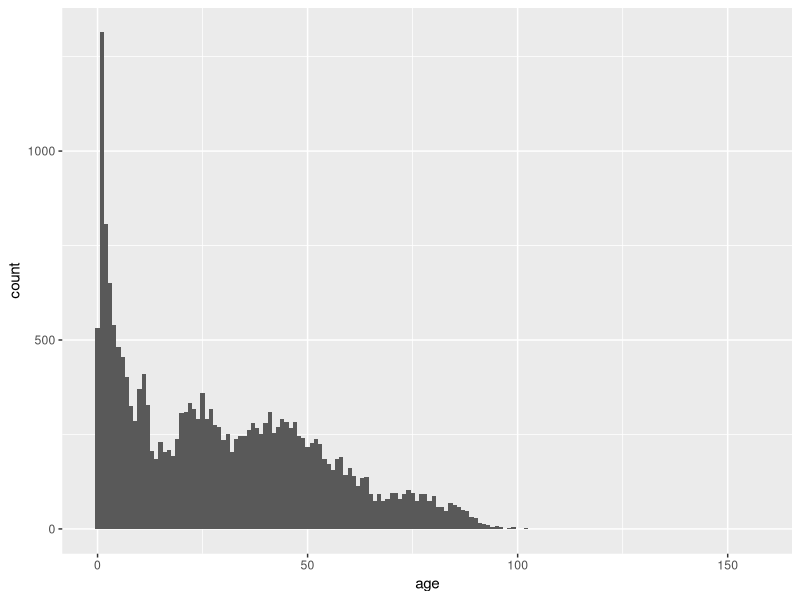
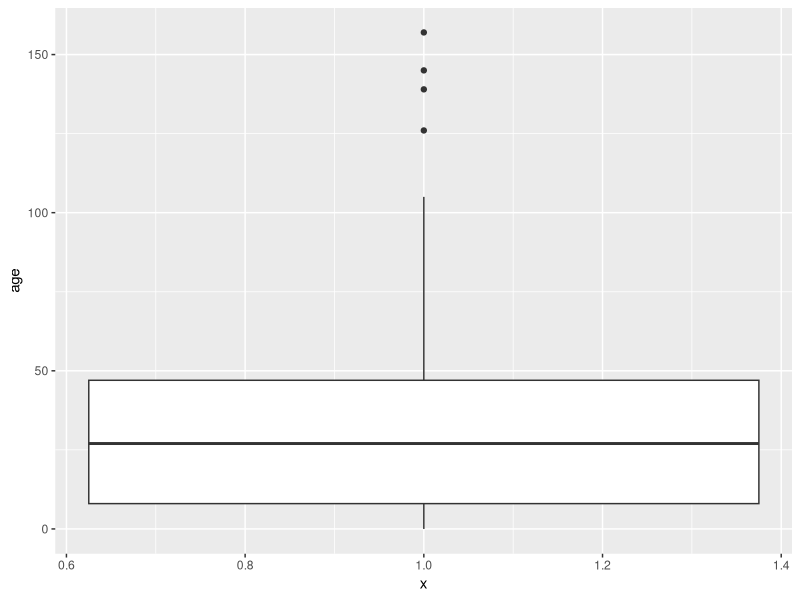
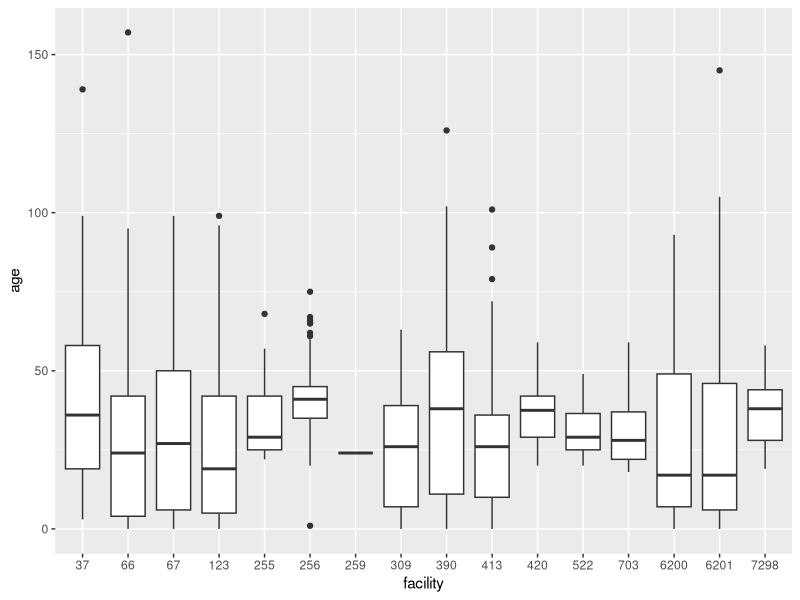
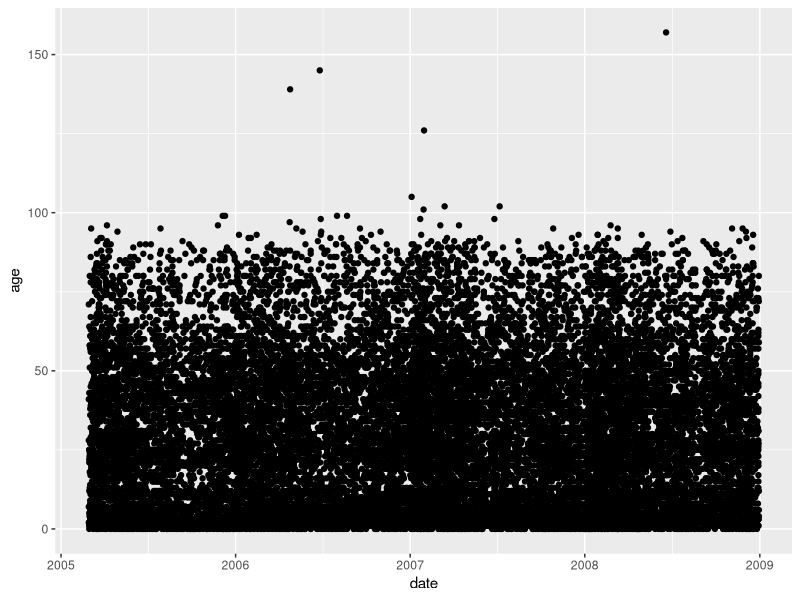
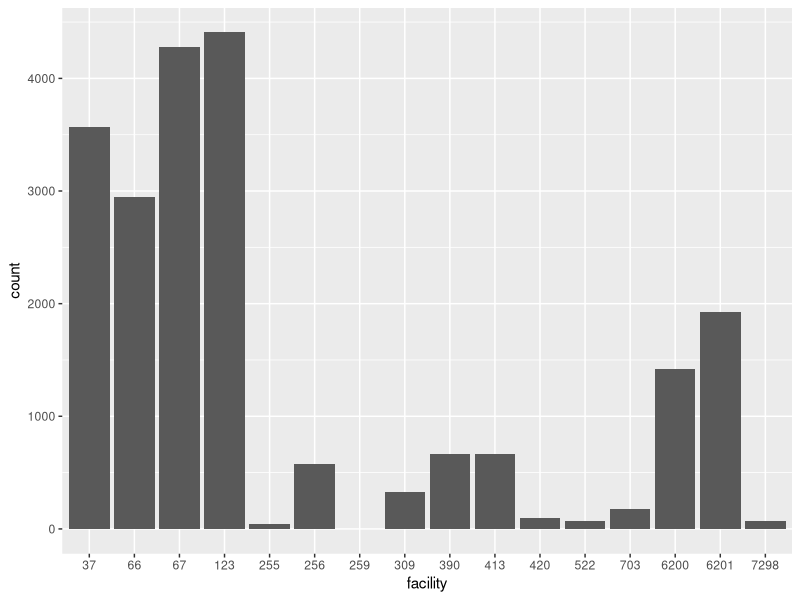
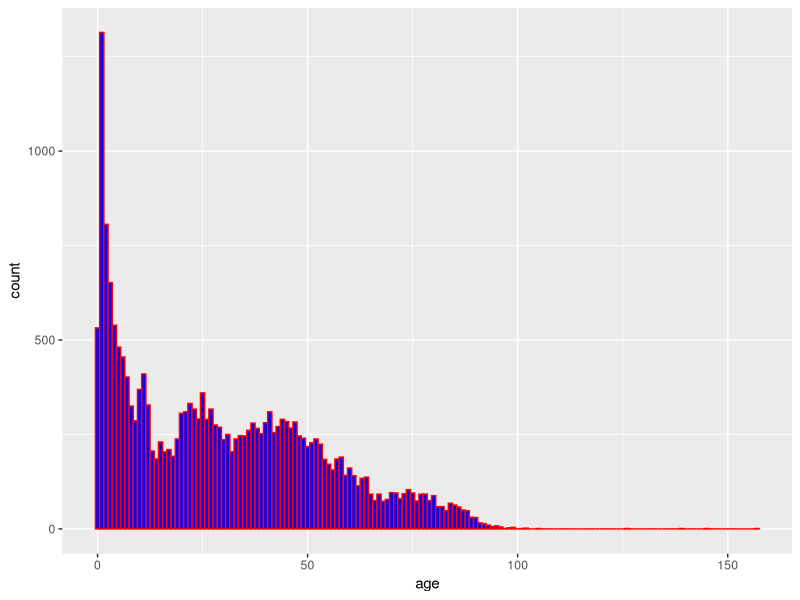
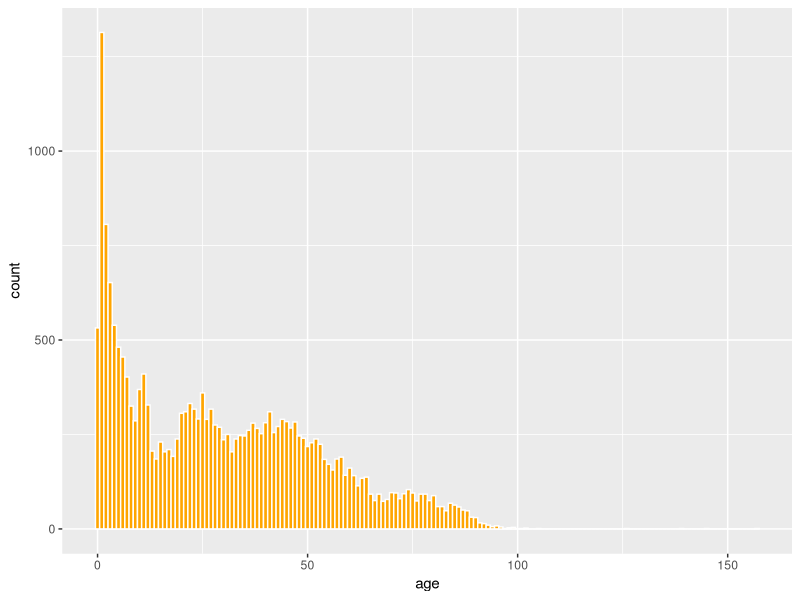
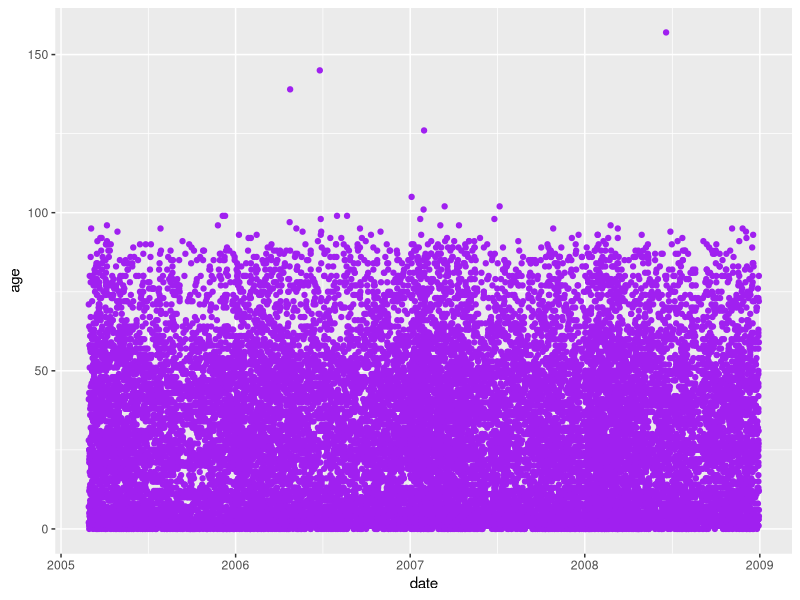

Source code (R) for these figures, in order:
## ---- chunk 1
a = 3.14159265 
b = "ISDS Workshop" 
c = TRUE
## ---- chunk 2
a
b
c
## ---- chunk 3
a = c(1,2,-5,3.6)
b = c("ISDS","Workshop")
c = c(TRUE, FALSE, TRUE)
## ---- chunk 4
length(a)
length(b)
length(c)
## ---- chunk 5
1:10
5:-2
seq(2,23,by=3)
## ---- chunk 6
rep(1:4, times = 2)
rep(1:4, each  = 2)
rep(1:4, each  = 2, times = 2)
## ---- chunk 7
a = c("one","two","three","four","five")
a[2:4]
a[c(3,5)]
a[rep(3,4)]
## ---- chunk 8
a[c(TRUE, TRUE, FALSE, FALSE, FALSE)]
## ---- chunk 9
a[-1]
## ---- chunk 10
m1 = cbind(c(1,2), c(3,4))       # Row bind
m2 = rbind(c(1,3), c(2,4))       # Column bind
all.equal(m1, m2)
m3 = matrix(1:4, nrow=2, ncol=2)
all.equal(m1,m3)
m4 = matrix(1:4, nrow=2, ncol=2, byrow=TRUE)
all.equal(m3, m4)
m3
m4
## ---- chunk 11
m = matrix(1:12, nrow=3, ncol=4)
m
m[2,3]
## ---- chunk 12
m[1:2,3:4]
## ---- chunk 13
m[1:2,]
## ---- chunk 14
m[-c(3,4),]
## ---- chunk 15
m[1:2]
## ---- chunk 16
c(1,"a")
## ---- chunk 17
c(TRUE, 1, FALSE)
## ---- chunk 18
c(TRUE, 1, "a")
## ---- chunk 19
m = rbind(c(1, 12, 8, 6),
          c(4, 10, 2, 9),
          c(11, 3, 5, 7))
m
## ---- chunk 20
# Reconstruct the matrix 

# Print the element in the 3rd-row and 4th column

# Print the 2nd column

# Print all but the 3rd row
## ---- chunk 21
GI = read.csv("GI.csv")
dim(GI)
## ---- chunk 22
GI[1:2, 3:4]
## ---- chunk 23
GI[1:2, c("facility","icd9","gender")]
## ---- chunk 24
str(GI)
## ---- chunk 25
nlevels(GI$gender)
levels(GI$gender)
GI$gender[1:3]
as.numeric(GI$gender[1:3])
## ---- chunk 26
GI$facility = as.factor(GI$facility)
table(GI$facility)
## ---- chunk 27
GI$ageC = cut(GI$age, c(-Inf, 5, 18, 45 ,60, Inf))
table(GI$ageC)
## ---- chunk 28
GI$date = as.Date(GI$date)
str(GI$date)
## ---- chunk 29
# Create icd9code

# Find the icd9code that is most numerous
## ---- chunk 30
d = data.frame(week=1:3, GI=c(246,195,212), ILI=c(948, 1020, 1024))
d
## ---- chunk 31
library(reshape2)
melt(d, id.vars="week", variable.name="syndrome", value.name="count")
## ---- chunk 32
library(reshape2)
## ---- chunk 33
d = data.frame(week=1:3, GI=c(246,195,212), ILI=c(948, 1020, 1024))
## ---- chunk 34
m = melt(d, id.vars    = "week",     # The variables you want to remain on the columns
         variable.name = "syndrome", # The name for the variable column
         value.name    = "count")    # The name for the response column
m
## ---- chunk 35
dcast(m, week ~ syndrome) # Notice that we do not use the count (value) column at all
## ---- chunk 36
library(plyr)
## ---- chunk 37
ddply(m,                  # We need to use the melted version of the data set
      .(syndrome),        # Do the following for each syndrome
      summarize,          # Summarize 
      total = sum(count)) # Calculate `total` which is the sum of count for each syndrome
## ---- chunk 38
GI$date = as.Date(GI$date) # Make sure the dates are actually dates
GI$week = cut(GI$date, 
              breaks="weeks", 
              start.on.monday=TRUE) 
## ---- chunk 39
GI_count = ddply(GI, 
                 .(week, gender, ageC),
                 summarize,
                 total = length(id))    # Count the number of lines in each week-gender-ageC combination
GI_count
## ---- chunk 40
# Aggregate our GI data set by gender, ageC, and icd9code (the ones created in the last activity).
## ---- chunk 41
library(ggplot2)
## ---- chunk 42
ggplot(GI, aes(x = age)) + geom_histogram(binwidth=1)
## ---- chunk 43
ggplot(GI, aes(x = 1, y = age)) + geom_boxplot()
## ---- chunk 44
ggplot(GI, aes(x = facility, y = age)) + geom_boxplot()
## ---- chunk 45
ggplot(GI, aes(x=date, y=age)) + geom_point()
## ---- chunk 46
ggplot(GI, aes(x=facility)) + geom_bar()
## ---- chunk 47
# Construct a histogram for age at facility 37.

# Construct a boxplot for age at facility 37. 
## ---- chunk 48
# Construct a bar chart for the first three digits of zipcode at facility 37.
## ---- chunk 49
ggplot(GI, aes(x = age)) + geom_histogram(binwidth=1, color='red',   fill='blue')
ggplot(GI, aes(x = age)) + geom_histogram(binwidth=1, color='white', fill='orange')
## ---- chunk 50
ggplot(GI, aes(x=date, y=age)) + geom_point(color='purple')
## ---- chunk 51
ggplot(GI, aes(x = facility, y = age)) + 
  geom_boxplot() + 
  labs(x='Facility ID', y='Age (in years)', title='Age by Facility ID')
## ---- chunk 52
ggplot(GI, aes(x=date, y=age)) + geom_point(shape=2, color='red')
## ---- chunk 53
g = ggplot(ddply(GI, .(week), summarize, count=length(id)),
       aes(x=as.numeric(week), y=count)) +
  labs(x='Week #', y='Weekly count')

g + geom_line()
g + geom_line(size=2, color='firebrick', linetype=2)
## ---- chunk 54
g = g+geom_line(size=1, color='firebrick')
g + theme_bw()
